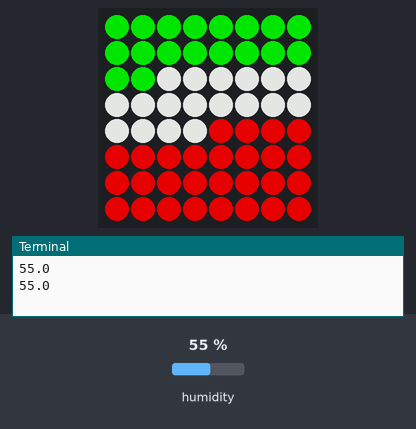
Recording of a program running on a simulated Raspberry Pi (BCM pin numbers) with a Sense HAT. Parts: the Sense HAT's 8×8 RGB LED matrix, the last lines printed to the terminal. The inputs (shaded band) are chosen by the test bench; at power-on: humidity 55 %. Dim RGB values are drawn brighter than linear.

Above: at 1.2 s.
1.3 s: humidity set to 22 %
At 2.6 s:
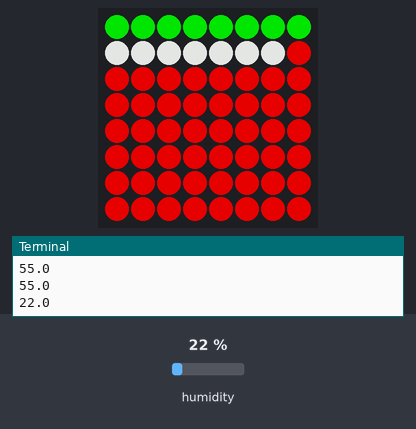
3.5 s: humidity set to 40 %
At 4.3 s:
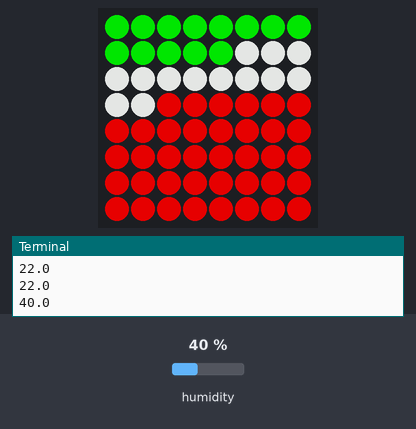
5.5 s: humidity set to 68 %
At 7.2 s:
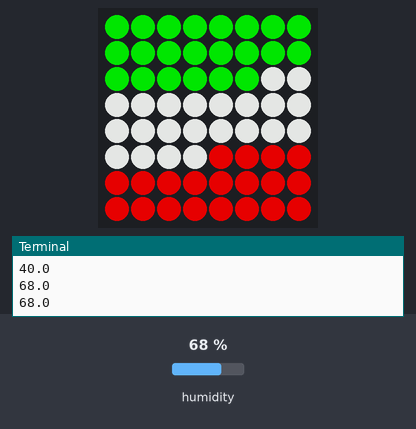
Timing chart, 0 to 8.7 s (numbered marks = the images above; inputs shaded):
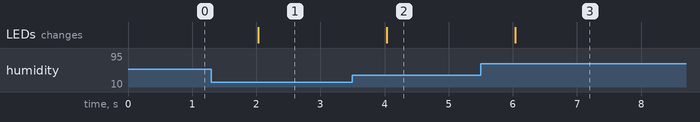

The program:

SenseHumidity.py
```python
from sense_hat import SenseHat
import time

sense = SenseHat()


green = (0, 255, 0)
white = (255, 255, 255)
red = (255, 0, 0)

sense.low_light = True

while True:

 humidity = sense.humidity
 humidity_value = 64 * humidity / 100
 print(humidity)

 pixels = [green if i < humidity_value/2 else white if i<humidity_value else red for i in range(64)]
 sense.set_pixels(pixels)
 time.sleep(1)
```

Measured:
- after the input at 1.3 s, the LEDs: change after 0.73 s (image 1)
- after the input at 3.5 s, the LEDs: change after 0.53 s (image 2)
- after the input at 5.5 s, the LEDs: change after 0.54 s (image 3)
